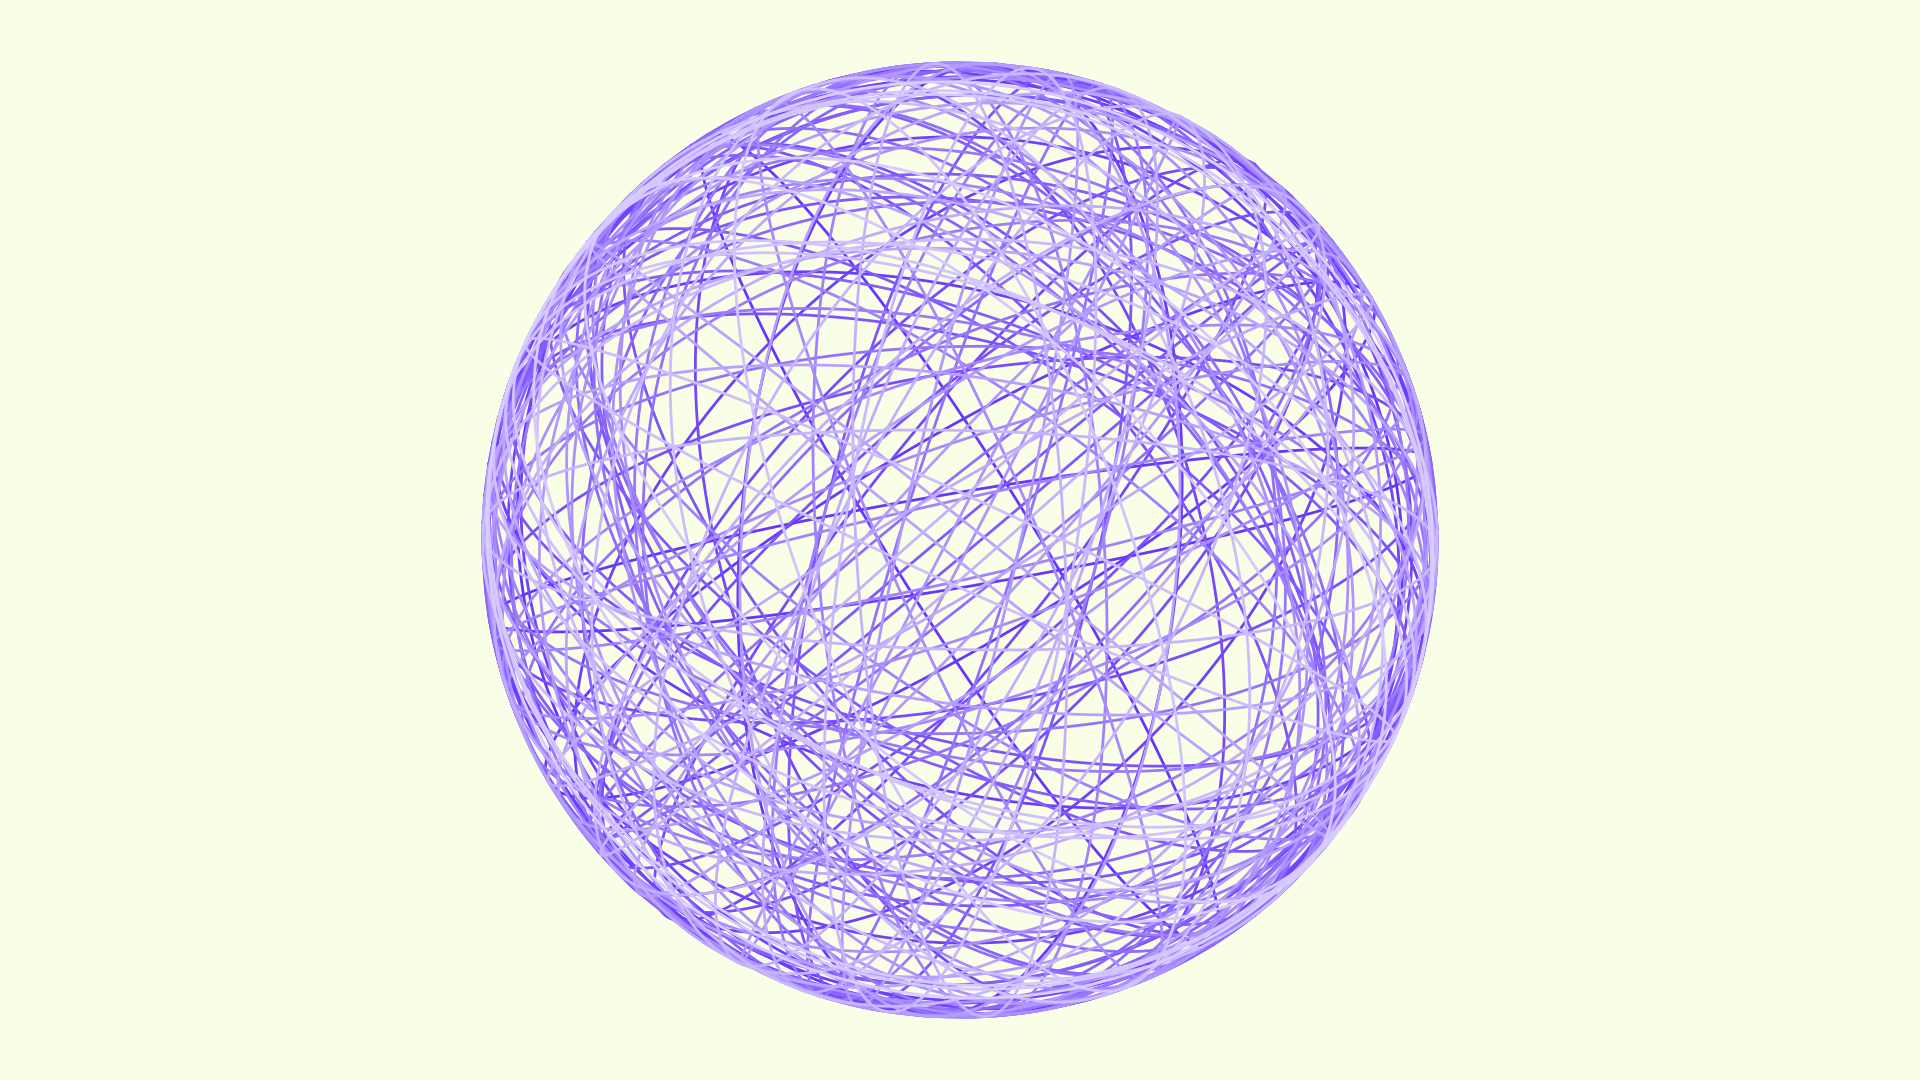

Write Python code to recreate this figure.
from pathlib import Path

import matplotlib.pyplot as plt
import numpy as np


def hsv2rgb(h: float=0.0, s: float=1.0, v: float=1.0) -> str:
    rgb: np.ndarray = (255 * ((np.clip(np.abs(np.modf(h + np.array([0.0, 2.0, 1.0]) / 3)[0] * 6 - 3) - 1, 0, 1) - 1) * s + 1) * v).round(0).astype(int)
    return "#" + "".join(f"{i:02x}" for i in rgb)


def main() -> None:
    # config
    fp: Path = Path(__file__).resolve().with_suffix(".png")
    plt.rcParams["figure.dpi"] = 100
    plt.rcParams["figure.figsize"] = [19.2, 10.8]
    rng: np.random.Generator = np.random.default_rng()
    offset: float = rng.random()
    saturation: float = 0.1
    value: float = 1.0
    bgc: str = hsv2rgb(offset, saturation, value)
    # generate figure
    fig: plt.Figure
    ax: plt.Axes
    fig, ax = plt.subplots()
    # plot
    hue: float = offset + 0.5
    n: int = 1+100
    a: float
    th: float
    c: float
    s: float
    t: np.ndarray = np.linspace(0, 2*np.pi, 1+3600, endpoint=True)
    cos: np.ndarray = np.cos(t)
    sin: np.ndarray = np.sin(t)
    x: np.ndarray
    y: np.ndarray
    for i in range(n):
        saturation = 0.8 - 0.6 * i/(n-1)
        color: str = hsv2rgb(hue, saturation, value)
        a = rng.random()
        th = rng.random() * np.pi
        c = np.cos(th)
        s = np.sin(th)
        x, y = np.array([[c, -s], [s, c]]) @ np.array([cos, a*sin])
        ax.plot(x, y, linewidth=2, color=color)
    # arrange
    #ax.set_xlim(0, 1)
    #ax.set_ylim(0, 1)
    ax.axis("off")
    ax.set_aspect("equal")
    ax.set_facecolor(bgc)
    fig.set_facecolor(bgc)
    fig.tight_layout()
    # output
    fig.savefig(fp)
    plt.cla()
    plt.clf()
    plt.close(fig)
    return None


if __name__ == "__main__":
    main()
